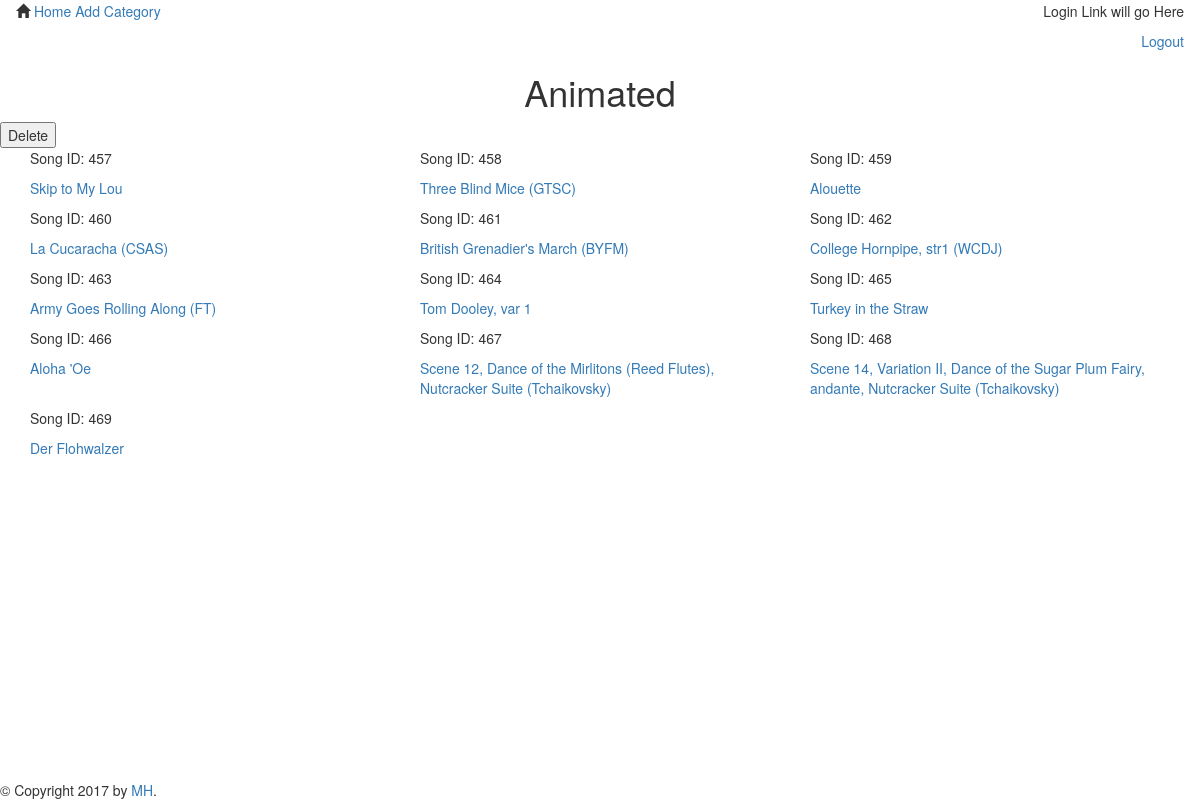
The page /index/Animated/17 on the database its author committed.
### songsdb_setup.py (models this page shows)
class Song(Base):
    __tablename__ = 'allsongs'
    id = Column(Integer, primary_key = True)
    name = Column(String, nullable = False)
    key = Column(String, nullable = False)
    year = Column(Integer, nullable = False)
    composer = Column(String, nullable = False)
    bpm = Column(Integer, nullable = False)
    timesig = Column(String, nullable = False)
    source = Column(String, nullable = False)
    category_id = Column(Integer, ForeignKey('category.id'))
    category = relationship(Category)

### application.py (the view)
@app.route('/index/<category>/<int:category_id>')
def showCategorySongs(category, category_id):
    songs = session.query(Song).filter(Song.category_id == category_id).all()
    return render_template('categorysongs.html', songs = songs, category = category, category_id = category_id)

### templates/categorysongs.html
{% extends "main.html" %}
{% block content %}
    <div>
            <div>
                <h1 class='text-center'>{{ category }}</h1>
                <button type="button" value="Delete" onclick="window.location.href='{{url_for('deleteCategory', category = category, category_id = category_id) }}';">Delete</button>
            </div>
    <div class='col-lg-12'>
            {% for i in songs %}
        <div class='col-lg-4'>
            <span><p>Song ID: {{ i.id }}</p><span>
            <span><p><a href= "{{url_for('showSongInfo', category = category, category_id = category_id, song_id = i.id, name = i.name) }}">{{i.name}}</a></p></span>
        </div>
            {% endfor %}
    </div>
    </div>
{% endblock %}

### templates/main.html (shortened to what this page needs)
<!DOCTYPE html>
<html lang="en">
    <head>
        <link rel="stylesheet" href="//netdna.bootstrapcdn.com/bootstrap/3.1.1/css/bootstrap.min.css">
        <link rel=stylesheet type=text/css href="{{ url_for('static', filename='styles.css') }}">
    </head>
    <body>
        {% include "header.html" %}
        <div id="content">{% block content %}{% endblock %}</div>
        <div id="footer" class='navbar-fixed-bottom'>
            {% block footer %}
            &copy; Copyright 2017 by <a href="http://domain.invalid/">MH</a>.
            {% endblock %}
        </div>
    </body>
</html>

### templates/header.html
<nav class="navbar">
    <div class="col-md-6">
            <span class="glyphicon glyphicon-home" aria-hidden="true"></span>
            <a href="{{url_for('showCategories') }}">Home</a>
            <a href="{{url_for('newCategory') }}">Add Category</a>
    </div>
    <div class="col-md-6 text-right">
                    <p>Login Link will go Here </p>
                    <a href = "">Logout</a>
    </div>
</nav>

### rows shown on the page
Song: id "457", name "Skip to My Lou"
Song: id "458", name "Three Blind Mice (GTSC)"
Song: id "459", name "Alouette"
Song: id "460", name "La Cucaracha (CSAS)"
Song: id "461", name "British Grenadier's March (BYFM)"
Song: id "462", name "College Hornpipe, str1 (WCDJ)"
Song: id "463", name "Army Goes Rolling Along (FT)"
Song: id "464", name "Tom Dooley, var 1"
Song: id "465", name "Turkey in the Straw"
Song: id "466", name "Aloha 'Oe"
Song: id "467", name "Scene 12, Dance of the Mirlitons (Reed Flutes), Nutcracker Suite (Tchaikovsky)"
Song: id "468", name "Scene 14, Variation II, Dance of the Sugar Plum Fairy, andante, Nutcracker Suite (Tchaikovsky)"
Song: id "469", name "Der Flohwalzer"

### other values the page prints
{{ category }} "Animated"
